Frame 1 (no input): blank canvas, image omitted
Frame 60 (the mouse pressed at the canvas centre just before this capture): blank canvas, image omitted
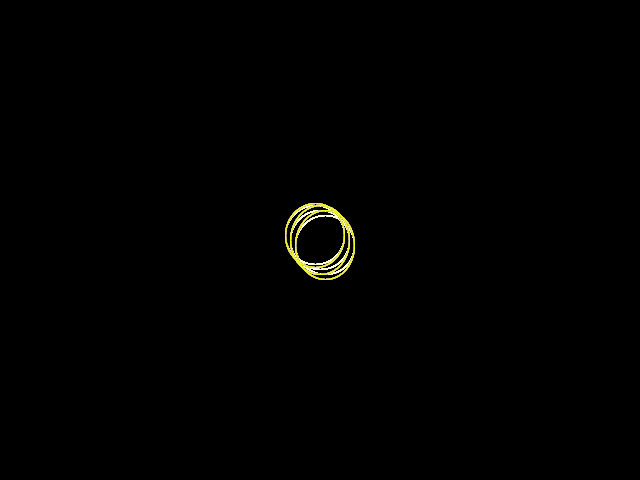
Frame 120 (the mouse held since frame 60 and released just before this capture)

The Processing sketch whose frames 1 and 60 were blank and that drew this single picture after the mouse press (run headless with seeded random() and noise(); from frame 60 on, the mouse is pressed at the canvas centre):

// Processing sketch: processing_186157
// ── processing_186157.pde

int r;
int a=100;
boolean fireworks=false;
void setup(){
  size(640,480);
  background(0);
}
void draw(){
  background(0);
  if(fireworks){
  drawLine(mouseX,mouseY,r);
  r++;
  }
  else {
    fill(a,a,a,60);
    ellipse(mouseX,mouseY,10,10);
}
}
void mousePressed(){
  fireworks=true;
}
void mouseReleased(){
  fireworks=false;
  r=0;
}
 
void drawLine(float x,float y,int r){
  for(int i=0; i<width-a; i+=10){
    noFill();
    ellipse(x+5,y+5,r,r);
    ellipse(x-5,y-5,r,r);
    ellipse(x,y,r,r);
  }
  for(int i=0; i<width-a; i+=10){
  stroke(random(i),random(x),random(y));
   ellipse(x,y,r,r+10);
   ellipse(x+5,y+5,r,r+10);
   ellipse(x-5,y-5,r,r+5);
 }
}
